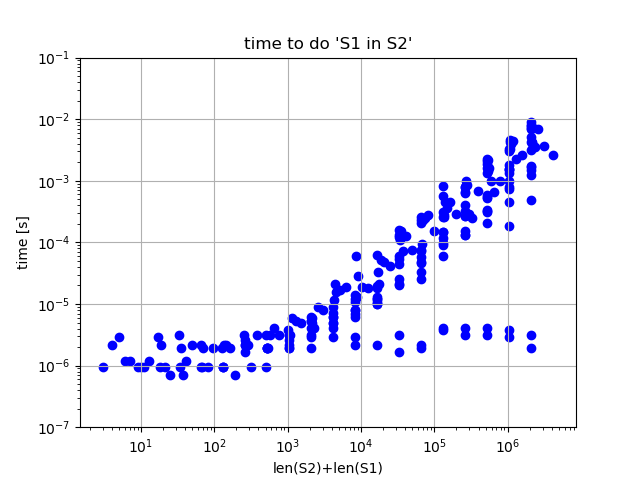

Here is the Python script that generated this plot:
# 文字列in文字列の計算量検証

import matplotlib.pyplot as plt
import random
import time

alpha = [chr(ord('a')+ i) for i in range(26)]

T = []
L1 = []
L2 = []
L = []
M = []


for i in range(22):
    for j in range(i, 22):
        l1 = 2**i
        l2 = 2**j + 1
        S1 = ''.join(random.choices(alpha, k=l1))
        S2 = ''.join(random.choices(alpha, k=l2))
        t0 = time.time()
        ok = False
        if S1 in S2:
            ok = True
        deltat = time.time() - t0
        print(l1, l2, deltat)
        T.append(deltat)
        L1.append(l1)
        L2.append(l2)
        L.append(l1+l2)
        M.append(l1*l2)

plt.title('time to do \'S1 in S2\'')

#plt.subplot(221)
plt.scatter(L, T, color='blue', label='len(S2)+len(S1)')
plt.xscale('log')
plt.yscale('log')
plt.ylim([1E-7, 1E-1])

plt.ylabel('time [s]')
plt.xlabel('len(S2)+len(S1)')
plt.grid()

"""
plt.subplot(222)
plt.scatter(M, T, color='green', label='len(S2)*len(S1)')
plt.xscale('log')
plt.yscale('log')
plt.ylim([1E-7, 1E-1])
#plt.title('time to do S1 in S2')
plt.ylabel('time [s]')
plt.xlabel('len(S2)*len(S1)')
plt.grid()

plt.subplot(223)
plt.scatter(L2, T, color='yellow', label='len(S2)')
plt.xscale('log')
plt.yscale('log')
plt.ylim([1E-7, 1E-1])
#plt.title('time to do S1 in S2')
plt.ylabel('time [s]')
plt.xlabel('len(S2)')
plt.grid()

plt.subplot(224)
plt.scatter(L1, T, color='brown', label='len(S1)')
plt.xscale('log')
plt.yscale('log')
plt.ylim([1E-7, 1E-1])
#plt.title('time to do S1 in S2')
plt.ylabel('time [s]')
plt.xlabel('len(S1)')
plt.grid()
"""

#plt.tight_layout()
plt.show()
        
